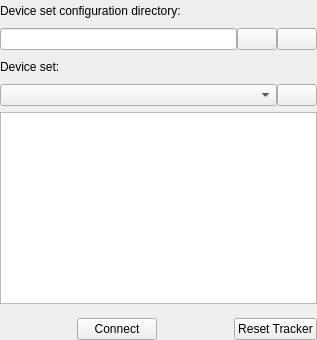
<?xml version="1.0" encoding="UTF-8"?>
<ui version="4.0">
 <class>DeviceSetSelectorWidget</class>
 <widget class="QWidget" name="DeviceSetSelectorWidget">
  <property name="geometry">
   <rect>
    <x>0</x>
    <y>0</y>
    <width>317</width>
    <height>340</height>
   </rect>
  </property>
  <property name="windowTitle">
   <string>Plus Device Set Selector</string>
  </property>
  <layout class="QVBoxLayout" name="verticalLayout">
   <property name="leftMargin">
    <number>0</number>
   </property>
   <property name="topMargin">
    <number>0</number>
   </property>
   <property name="rightMargin">
    <number>0</number>
   </property>
   <property name="bottomMargin">
    <number>0</number>
   </property>
   <item>
    <widget class="QLabel" name="label_ConfigurationDirectory">
     <property name="text">
      <string>Device set configuration directory:</string>
     </property>
    </widget>
   </item>
   <item>
    <layout class="QHBoxLayout" name="horizontalLayout">
     <property name="spacing">
      <number>0</number>
     </property>
     <item>
      <widget class="QLineEdit" name="lineEdit_ConfigurationDirectory">
       <property name="sizePolicy">
        <sizepolicy hsizetype="MinimumExpanding" vsizetype="Fixed">
         <horstretch>8</horstretch>
         <verstretch>0</verstretch>
        </sizepolicy>
       </property>
       <property name="readOnly">
        <bool>true</bool>
       </property>
      </widget>
     </item>
     <item>
      <widget class="QPushButton" name="pushButton_OpenConfigurationDirectory">
       <property name="sizePolicy">
        <sizepolicy hsizetype="Minimum" vsizetype="Fixed">
         <horstretch>1</horstretch>
         <verstretch>0</verstretch>
        </sizepolicy>
       </property>
       <property name="toolTip">
        <string>Select other device set configuration directory</string>
       </property>
       <property name="text">
        <string/>
       </property>
       <property name="icon">
        <iconset resource="PlusCommonWidgets.qrc">
         <normaloff>:/icons/Resources/icon_OpenFile.png</normaloff>:/icons/Resources/icon_OpenFile.png</iconset>
       </property>
      </widget>
     </item>
     <item>
      <widget class="QPushButton" name="pushButton_RefreshFolder">
       <property name="sizePolicy">
        <sizepolicy hsizetype="Minimum" vsizetype="Fixed">
         <horstretch>1</horstretch>
         <verstretch>0</verstretch>
        </sizepolicy>
       </property>
       <property name="toolTip">
        <string>Refresh device set list from currently selected configuration directory</string>
       </property>
       <property name="text">
        <string/>
       </property>
       <property name="icon">
        <iconset resource="PlusCommonWidgets.qrc">
         <normaloff>:/icons/Resources/icon_Refresh.png</normaloff>:/icons/Resources/icon_Refresh.png</iconset>
       </property>
      </widget>
     </item>
    </layout>
   </item>
   <item>
    <widget class="QLabel" name="label_DeviceSet">
     <property name="text">
      <string>Device set:</string>
     </property>
    </widget>
   </item>
   <item>
    <layout class="QHBoxLayout" name="horizontalLayout_DeviceSetContainer">
     <property name="spacing">
      <number>0</number>
     </property>
     <item>
      <widget class="QComboBox" name="comboBox_DeviceSet">
       <property name="sizePolicy">
        <sizepolicy hsizetype="MinimumExpanding" vsizetype="Fixed">
         <horstretch>9</horstretch>
         <verstretch>0</verstretch>
        </sizepolicy>
       </property>
       <property name="maxVisibleItems">
        <number>35</number>
       </property>
      </widget>
     </item>
     <item>
      <widget class="QPushButton" name="pushButton_EditConfiguration">
       <property name="sizePolicy">
        <sizepolicy hsizetype="Minimum" vsizetype="Fixed">
         <horstretch>1</horstretch>
         <verstretch>0</verstretch>
        </sizepolicy>
       </property>
       <property name="toolTip">
        <string>Edit configuration file</string>
       </property>
       <property name="text">
        <string/>
       </property>
       <property name="icon">
        <iconset resource="PlusCommonWidgets.qrc">
         <normaloff>:/icons/Resources/icon_Edit.png</normaloff>:/icons/Resources/icon_Edit.png</iconset>
       </property>
      </widget>
     </item>
    </layout>
   </item>
   <item>
    <widget class="QTextEdit" name="textEdit_Description">
     <property name="sizePolicy">
      <sizepolicy hsizetype="MinimumExpanding" vsizetype="Minimum">
       <horstretch>0</horstretch>
       <verstretch>0</verstretch>
      </sizepolicy>
     </property>
     <property name="frameShadow">
      <enum>QFrame::Plain</enum>
     </property>
     <property name="readOnly">
      <bool>true</bool>
     </property>
    </widget>
   </item>
   <item>
    <spacer name="verticalSpacer_2">
     <property name="orientation">
      <enum>Qt::Vertical</enum>
     </property>
     <property name="sizeType">
      <enum>QSizePolicy::Fixed</enum>
     </property>
     <property name="sizeHint" stdset="0">
      <size>
       <width>258</width>
       <height>8</height>
      </size>
     </property>
    </spacer>
   </item>
   <item>
    <layout class="QHBoxLayout" name="horizontalLayout_Buttons">
     <property name="spacing">
      <number>0</number>
     </property>
     <item>
      <spacer name="horizontalSpacer_2">
       <property name="orientation">
        <enum>Qt::Horizontal</enum>
       </property>
       <property name="sizeHint" stdset="0">
        <size>
         <width>40</width>
         <height>20</height>
        </size>
       </property>
      </spacer>
     </item>
     <item>
      <widget class="QPushButton" name="pushButton_Connect">
       <property name="text">
        <string>Connect</string>
       </property>
       <property name="icon">
        <iconset resource="PlusCommonWidgets.qrc">
         <normaloff>:/icons/Resources/icon_Connect.png</normaloff>:/icons/Resources/icon_Connect.png</iconset>
       </property>
      </widget>
     </item>
     <item>
      <spacer name="horizontalSpacer">
       <property name="orientation">
        <enum>Qt::Horizontal</enum>
       </property>
       <property name="sizeHint" stdset="0">
        <size>
         <width>40</width>
         <height>20</height>
        </size>
       </property>
      </spacer>
     </item>
     <item>
      <widget class="QPushButton" name="pushButton_ResetTracker">
       <property name="text">
        <string>Reset Tracker</string>
       </property>
      </widget>
     </item>
    </layout>
   </item>
  </layout>
 </widget>
 <resources>
  <include location="PlusCommonWidgets.qrc"/>
 </resources>
 <connections/>
</ui>
